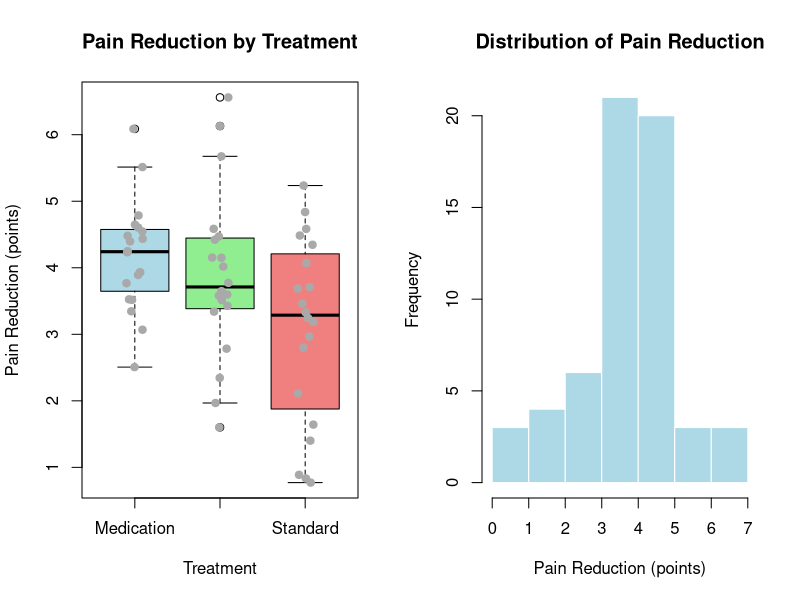
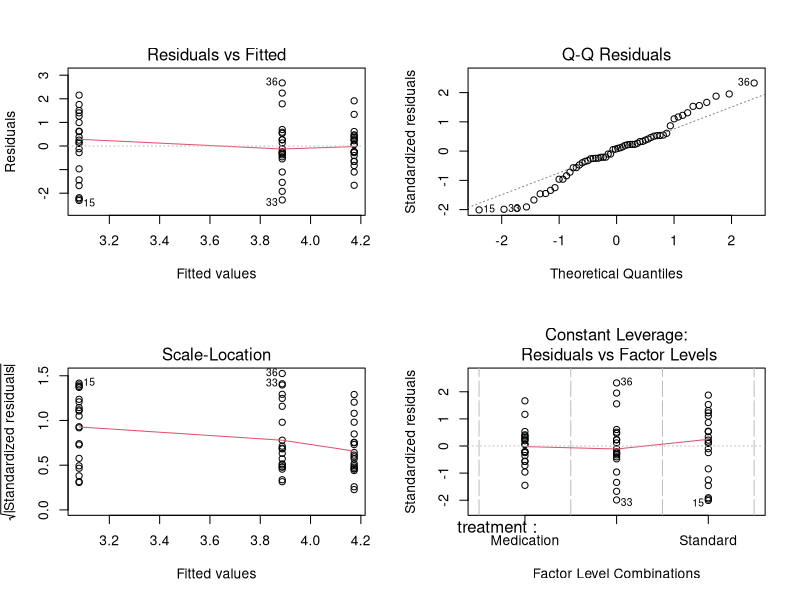
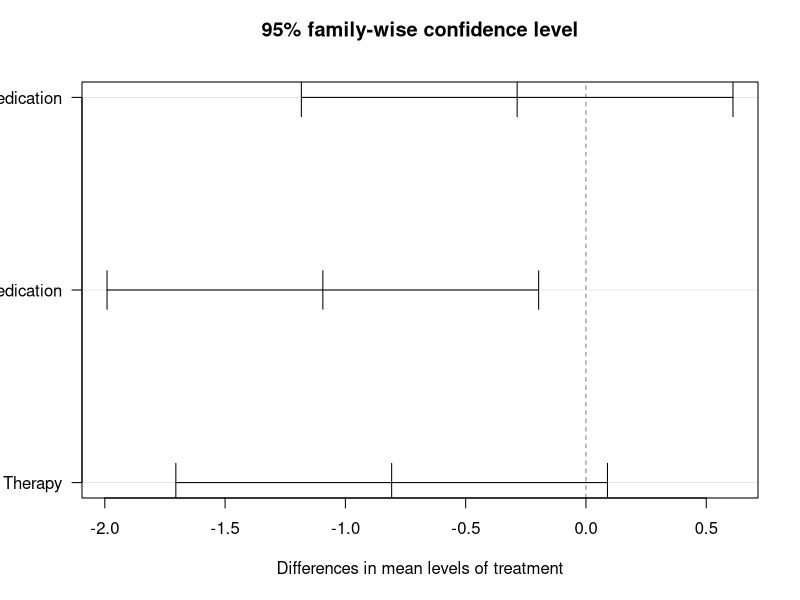

R code for these plots, in order:
## ---- chunk 1
# ============================================
# Complete ANOVA Example
# Research Question: Does treatment type affect pain reduction?
# ============================================

# Step 1: Load required packages
library(car)  # For Levene's test

# Step 2: Create or read data
set.seed(456)
pain_data <- data.frame(
  patient_id = 1:60,
  treatment = rep(c("Standard", "Physical Therapy", "Medication"), each = 20),
  pain_reduction = c(
    rnorm(20, mean = 2.5, sd = 1.2),  # Standard
    rnorm(20, mean = 4.2, sd = 1.3),  # Physical Therapy
    rnorm(20, mean = 3.8, sd = 1.1)   # Medication
  )
)

# Convert treatment to factor
pain_data$treatment <- factor(pain_data$treatment)

# Step 3: Explore the data
cat("=== Data Summary ===\n")
summary(pain_data)

cat("\n=== Sample Sizes ===\n")
table(pain_data$treatment)

cat("\n=== Descriptive Statistics by Group ===\n")
cat("Means:\n")
tapply(pain_data$pain_reduction, pain_data$treatment, mean)

cat("\nStandard Deviations:\n")
tapply(pain_data$pain_reduction, pain_data$treatment, sd)

# Step 4: Visualize the data
par(mfrow = c(1, 2))

# Boxplot
boxplot(pain_reduction ~ treatment,
        data = pain_data,
        main = "Pain Reduction by Treatment",
        xlab = "Treatment",
        ylab = "Pain Reduction (points)",
        col = c("lightblue", "lightgreen", "lightcoral"))

# Add points
stripchart(pain_reduction ~ treatment,
           data = pain_data,
           vertical = TRUE,
           method = "jitter",
           add = TRUE,
           pch = 19,
           col = "darkgray")

# Histogram of all data
hist(pain_data$pain_reduction,
     main = "Distribution of Pain Reduction",
     xlab = "Pain Reduction (points)",
     col = "lightblue",
     border = "white")

par(mfrow = c(1, 1))

# Step 5: Check assumptions
cat("\n=== Assumption Checks ===\n")

# Normality (overall)
cat("\nShapiro-Wilk Test for Normality:\n")
shapiro_test <- shapiro.test(pain_data$pain_reduction)
print(shapiro_test)

# Homogeneity of variance
cat("\nLevene's Test for Homogeneity of Variance:\n")
levene_test <- leveneTest(pain_reduction ~ treatment, data = pain_data)
print(levene_test)

# Step 6: Conduct ANOVA
cat("\n=== ANOVA Results ===\n")
anova_model <- aov(pain_reduction ~ treatment, data = pain_data)
anova_summary <- summary(anova_model)
print(anova_summary)

# Extract key values
f_value <- anova_summary[[1]]$`F value`[1]
p_value <- anova_summary[[1]]$`Pr(>F)`[1]

cat("\nF-statistic:", round(f_value, 3), "\n")
cat("P-value:", format.pval(p_value, digits = 3), "\n")

# Step 7: Check model diagnostics
cat("\n=== Model Diagnostics ===\n")
par(mfrow = c(2, 2))
plot(anova_model)
par(mfrow = c(1, 1))

# Step 8: Post-hoc tests (if ANOVA is significant)
if (p_value < 0.05) {
  cat("\n=== Post-hoc Analysis (Tukey HSD) ===\n")
  tukey_results <- TukeyHSD(anova_model)
  print(tukey_results)
  
  # Plot Tukey results
  plot(tukey_results, las = 1)
  
  cat("\n=== Pairwise Comparisons (Bonferroni) ===\n")
  pairwise_results <- pairwise.t.test(pain_data$pain_reduction, 
                                       pain_data$treatment, 
                                       p.adjust.method = "bonferroni")
  print(pairwise_results)
} else {
  cat("\nANOVA not significant (p >= 0.05). Post-hoc tests not needed.\n")
}

# Step 9: Effect size (eta-squared)
ss_between <- anova_summary[[1]]$`Sum Sq`[1]
ss_total <- sum(anova_summary[[1]]$`Sum Sq`)
eta_squared <- ss_between / ss_total

cat("\n=== Effect Size ===\n")
cat("Eta-squared:", round(eta_squared, 3), "\n")
cat("Interpretation: ", 
    ifelse(eta_squared < 0.01, "negligible",
           ifelse(eta_squared < 0.06, "small",
                  ifelse(eta_squared < 0.14, "medium", "large"))), "\n")

# Step 10: Report results
cat("\n=== Summary for Reporting ===\n")
cat("A one-way ANOVA was conducted to compare pain reduction across three treatment groups.\n")
cat("The ANOVA was", ifelse(p_value < 0.05, "significant", "not significant"), 
    sprintf("F(%d, %d) = %.2f, p %s.\n",
            anova_summary[[1]]$Df[1],
            anova_summary[[1]]$Df[2],
            f_value,
            ifelse(p_value < 0.001, "< .001", paste("=", round(p_value, 3)))))

if (p_value < 0.05) {
  cat("Post-hoc comparisons using Tukey HSD indicated significant differences between groups.\n")
}

cat("\n=== Analysis Complete ===\n")
